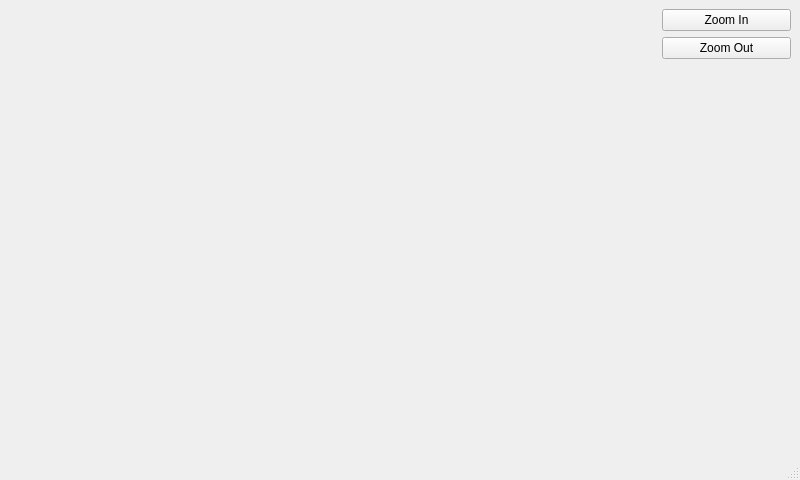
<?xml version="1.0" encoding="UTF-8"?>
<ui version="4.0">
 <class>MainWindow</class>
 <widget class="QMainWindow" name="MainWindow">
  <property name="geometry">
   <rect>
    <x>0</x>
    <y>0</y>
    <width>800</width>
    <height>480</height>
   </rect>
  </property>
  <property name="windowTitle">
   <string>MainWindow</string>
  </property>
  <widget class="QWidget" name="centralwidget">
   <layout class="QGridLayout" name="gridLayout_2">
    <item row="0" column="0">
     <layout class="QGridLayout" name="gridLayout" columnstretch="10,2">
      <item row="0" column="0">
       <widget class="QLabel" name="labelDrawPath">
        <property name="text">
         <string/>
        </property>
       </widget>
      </item>
      <item row="0" column="1">
       <layout class="QVBoxLayout" name="verticalLayout" stretch="2,2,8">
        <item>
         <widget class="QPushButton" name="btnZoomIn">
          <property name="text">
           <string>Zoom In</string>
          </property>
         </widget>
        </item>
        <item>
         <widget class="QPushButton" name="btnZoomOut">
          <property name="text">
           <string>Zoom Out</string>
          </property>
         </widget>
        </item>
        <item>
         <spacer name="verticalSpacer">
          <property name="orientation">
           <enum>Qt::Vertical</enum>
          </property>
          <property name="sizeHint" stdset="0">
           <size>
            <width>20</width>
            <height>40</height>
           </size>
          </property>
         </spacer>
        </item>
       </layout>
      </item>
     </layout>
    </item>
   </layout>
  </widget>
  <widget class="QMenuBar" name="menubar">
   <property name="geometry">
    <rect>
     <x>0</x>
     <y>0</y>
     <width>800</width>
     <height>23</height>
    </rect>
   </property>
  </widget>
  <widget class="QStatusBar" name="statusbar"/>
 </widget>
 <resources/>
 <connections/>
</ui>
